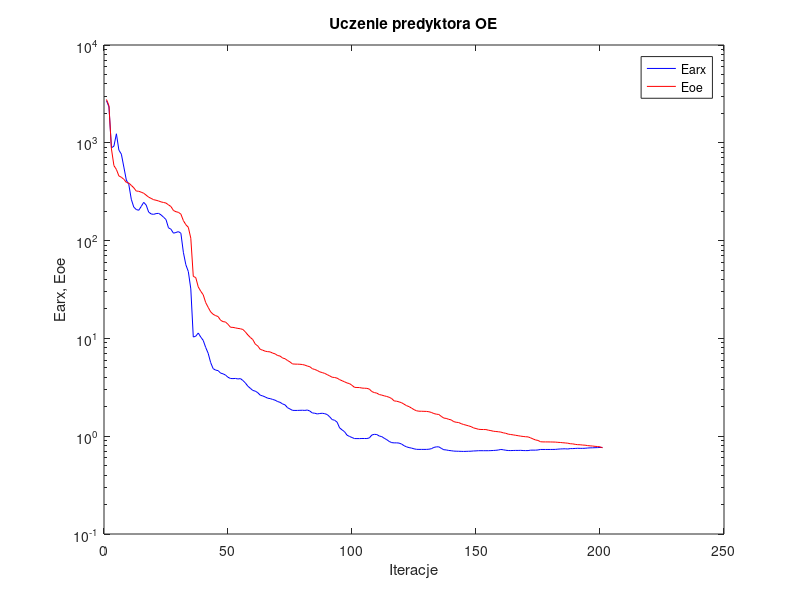
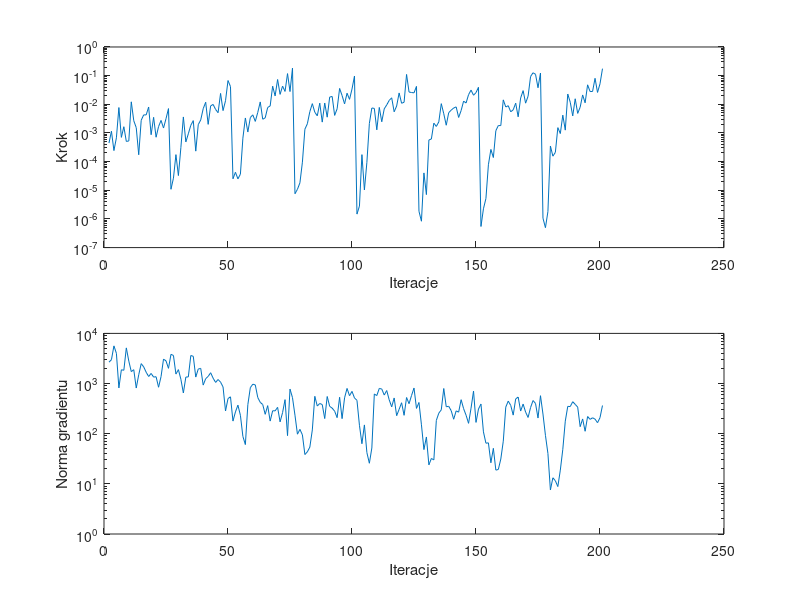

These charts were generated, in order, by the following MATLAB code:
%uczenie predyktora oe
clear all;
n=0; farx(n+1)=2.695773e+003; foe(n+1)=2.773618e+003; wspucz(n+1)=0.000000e+000; ng(n+1)=0.000000e+000;
%odnowa zmiennej metryki
n=1; farx(n+1)=2.332546e+003; foe(n+1)=2.394502e+003; krok(n+1)=4.430569e-004; ng(n+1)=2.665604e+003;
n=2; farx(n+1)=8.880902e+002; foe(n+1)=8.652349e+002; krok(n+1)=1.150834e-003; ng(n+1)=2.987846e+003;
n=3; farx(n+1)=9.249288e+002; foe(n+1)=5.847119e+002; krok(n+1)=2.426039e-004; ng(n+1)=5.639255e+003;
n=4; farx(n+1)=1.236711e+003; foe(n+1)=5.338351e+002; krok(n+1)=6.767654e-004; ng(n+1)=4.003229e+003;
n=5; farx(n+1)=8.419967e+002; foe(n+1)=4.584214e+002; krok(n+1)=7.704335e-003; ng(n+1)=8.177990e+002;
n=6; farx(n+1)=7.654946e+002; foe(n+1)=4.443325e+002; krok(n+1)=7.010405e-004; ng(n+1)=1.881303e+003;
n=7; farx(n+1)=5.651636e+002; foe(n+1)=4.231657e+002; krok(n+1)=1.651654e-003; ng(n+1)=1.839951e+003;
n=8; farx(n+1)=4.160188e+002; foe(n+1)=3.940117e+002; krok(n+1)=5.064437e-004; ng(n+1)=5.139781e+003;
n=9; farx(n+1)=3.747934e+002; foe(n+1)=3.876658e+002; krok(n+1)=5.265079e-004; ng(n+1)=2.806159e+003;
n=10; farx(n+1)=2.649027e+002; foe(n+1)=3.670855e+002; krok(n+1)=1.220118e-002; ng(n+1)=1.729153e+003;
n=11; farx(n+1)=2.202278e+002; foe(n+1)=3.470458e+002; krok(n+1)=2.677949e-003; ng(n+1)=1.889459e+003;
n=12; farx(n+1)=2.079879e+002; foe(n+1)=3.211549e+002; krok(n+1)=1.532816e-003; ng(n+1)=8.137209e+002;
n=13; farx(n+1)=2.041488e+002; foe(n+1)=3.194382e+002; krok(n+1)=1.736749e-004; ng(n+1)=1.495035e+003;
n=14; farx(n+1)=2.232388e+002; foe(n+1)=3.126278e+002; krok(n+1)=2.774090e-003; ng(n+1)=2.496740e+003;
n=15; farx(n+1)=2.461234e+002; foe(n+1)=3.050628e+002; krok(n+1)=4.266621e-003; ng(n+1)=2.152610e+003;
n=16; farx(n+1)=2.310906e+002; foe(n+1)=2.915899e+002; krok(n+1)=4.266621e-003; ng(n+1)=1.680990e+003;
n=17; farx(n+1)=1.958296e+002; foe(n+1)=2.780413e+002; krok(n+1)=8.029022e-003; ng(n+1)=1.381559e+003;
n=18; farx(n+1)=1.873435e+002; foe(n+1)=2.702251e+002; krok(n+1)=8.689037e-004; ng(n+1)=1.590078e+003;
n=19; farx(n+1)=1.855993e+002; foe(n+1)=2.620969e+002; krok(n+1)=3.516052e-003; ng(n+1)=1.344846e+003;
n=20; farx(n+1)=1.888730e+002; foe(n+1)=2.586053e+002; krok(n+1)=7.101242e-004; ng(n+1)=1.368407e+003;
n=21; farx(n+1)=1.899692e+002; foe(n+1)=2.542470e+002; krok(n+1)=1.670300e-003; ng(n+1)=8.440135e+002;
n=22; farx(n+1)=1.831689e+002; foe(n+1)=2.488185e+002; krok(n+1)=2.739044e-003; ng(n+1)=1.375913e+003;
n=23; farx(n+1)=1.736751e+002; foe(n+1)=2.453498e+002; krok(n+1)=1.486486e-003; ng(n+1)=3.072155e+003;
n=24; farx(n+1)=1.640504e+002; foe(n+1)=2.421021e+002; krok(n+1)=3.144401e-003; ng(n+1)=2.832669e+003;
n=25; farx(n+1)=1.351844e+002; foe(n+1)=2.320020e+002; krok(n+1)=7.088910e-003; ng(n+1)=2.010205e+003;
%odnowa zmiennej metryki
n=26; farx(n+1)=1.306738e+002; foe(n+1)=2.229502e+002; krok(n+1)=1.083629e-005; ng(n+1)=3.822576e+003;
n=27; farx(n+1)=1.190997e+002; foe(n+1)=2.032355e+002; krok(n+1)=2.642509e-005; ng(n+1)=3.629752e+003;
n=28; farx(n+1)=1.210822e+002; foe(n+1)=1.974404e+002; krok(n+1)=1.752622e-004; ng(n+1)=1.543752e+003;
n=29; farx(n+1)=1.235490e+002; foe(n+1)=1.946026e+002; krok(n+1)=3.261438e-005; ng(n+1)=1.894780e+003;
n=30; farx(n+1)=1.189337e+002; foe(n+1)=1.864957e+002; krok(n+1)=3.109358e-004; ng(n+1)=1.216486e+003;
n=31; farx(n+1)=7.596264e+001; foe(n+1)=1.602246e+002; krok(n+1)=3.621201e-003; ng(n+1)=6.492611e+002;
n=32; farx(n+1)=5.666429e+001; foe(n+1)=1.453993e+002; krok(n+1)=4.863834e-004; ng(n+1)=1.345873e+003;
n=33; farx(n+1)=4.827368e+001; foe(n+1)=1.368395e+002; krok(n+1)=9.349870e-004; ng(n+1)=1.356816e+003;
n=34; farx(n+1)=3.206789e+001; foe(n+1)=1.057835e+002; krok(n+1)=1.852313e-003; ng(n+1)=3.622117e+003;
n=35; farx(n+1)=1.033093e+001; foe(n+1)=4.307783e+001; krok(n+1)=2.695162e-003; ng(n+1)=3.491550e+003;
n=36; farx(n+1)=1.052533e+001; foe(n+1)=4.186155e+001; krok(n+1)=2.322394e-004; ng(n+1)=1.344952e+003;
n=37; farx(n+1)=1.135859e+001; foe(n+1)=3.365105e+001; krok(n+1)=1.945533e-003; ng(n+1)=1.945696e+003;
n=38; farx(n+1)=1.032723e+001; foe(n+1)=3.037458e+001; krok(n+1)=2.855545e-003; ng(n+1)=2.007020e+003;
n=39; farx(n+1)=9.547946e+000; foe(n+1)=2.795724e+001; krok(n+1)=7.032104e-003; ng(n+1)=9.317050e+002;
n=40; farx(n+1)=8.085540e+000; foe(n+1)=2.324972e+001; krok(n+1)=1.181377e-002; ng(n+1)=1.251357e+003;
n=41; farx(n+1)=7.046913e+000; foe(n+1)=2.078418e+001; krok(n+1)=1.995002e-003; ng(n+1)=1.388600e+003;
n=42; farx(n+1)=5.667764e+000; foe(n+1)=1.868363e+001; krok(n+1)=8.806488e-003; ng(n+1)=1.643353e+003;
n=43; farx(n+1)=4.908093e+000; foe(n+1)=1.764089e+001; krok(n+1)=9.888795e-003; ng(n+1)=1.278849e+003;
n=44; farx(n+1)=4.741552e+000; foe(n+1)=1.710531e+001; krok(n+1)=6.607631e-003; ng(n+1)=1.054067e+003;
n=45; farx(n+1)=4.684706e+000; foe(n+1)=1.672210e+001; krok(n+1)=5.097234e-003; ng(n+1)=1.203760e+003;
n=46; farx(n+1)=4.418411e+000; foe(n+1)=1.533732e+001; krok(n+1)=2.398987e-002; ng(n+1)=1.066254e+003;
n=47; farx(n+1)=4.343458e+000; foe(n+1)=1.484573e+001; krok(n+1)=6.026360e-003; ng(n+1)=8.565541e+002;
n=48; farx(n+1)=4.218120e+000; foe(n+1)=1.471553e+001; krok(n+1)=1.336240e-002; ng(n+1)=2.837250e+002;
n=49; farx(n+1)=4.004400e+000; foe(n+1)=1.393339e+001; krok(n+1)=6.754317e-002; ng(n+1)=5.014324e+002;
n=50; farx(n+1)=3.892389e+000; foe(n+1)=1.300228e+001; krok(n+1)=4.158324e-002; ng(n+1)=5.437066e+002;
%odnowa zmiennej metryki
n=51; farx(n+1)=3.880959e+000; foe(n+1)=1.296050e+001; krok(n+1)=2.519594e-005; ng(n+1)=1.783249e+002;
n=52; farx(n+1)=3.896595e+000; foe(n+1)=1.281029e+001; krok(n+1)=4.254517e-005; ng(n+1)=2.720863e+002;
n=53; farx(n+1)=3.847129e+000; foe(n+1)=1.265348e+001; krok(n+1)=2.503350e-005; ng(n+1)=3.708907e+002;
n=54; farx(n+1)=3.884005e+000; foe(n+1)=1.255019e+001; krok(n+1)=3.646823e-005; ng(n+1)=2.329907e+002;
n=55; farx(n+1)=3.711931e+000; foe(n+1)=1.233729e+001; krok(n+1)=6.586506e-004; ng(n+1)=8.830720e+001;
n=56; farx(n+1)=3.505504e+000; foe(n+1)=1.165472e+001; krok(n+1)=3.334617e-003; ng(n+1)=6.067363e+001;
n=57; farx(n+1)=3.246508e+000; foe(n+1)=1.084969e+001; krok(n+1)=1.078226e-003; ng(n+1)=3.795694e+002;
n=58; farx(n+1)=3.089407e+000; foe(n+1)=1.022624e+001; krok(n+1)=3.442371e-003; ng(n+1)=8.271951e+002;
n=59; farx(n+1)=2.938489e+000; foe(n+1)=9.731418e+000; krok(n+1)=4.290347e-003; ng(n+1)=9.705085e+002;
n=60; farx(n+1)=2.888908e+000; foe(n+1)=8.742570e+000; krok(n+1)=2.531421e-003; ng(n+1)=9.399654e+002;
n=61; farx(n+1)=2.786963e+000; foe(n+1)=8.376047e+000; krok(n+1)=5.207429e-003; ng(n+1)=5.268126e+002;
n=62; farx(n+1)=2.627418e+000; foe(n+1)=7.724367e+000; krok(n+1)=1.210728e-002; ng(n+1)=4.214789e+002;
n=63; farx(n+1)=2.580157e+000; foe(n+1)=7.578092e+000; krok(n+1)=3.017589e-003; ng(n+1)=3.820336e+002;
n=64; farx(n+1)=2.520198e+000; foe(n+1)=7.399050e+000; krok(n+1)=3.373181e-003; ng(n+1)=2.435704e+002;
n=65; farx(n+1)=2.446183e+000; foe(n+1)=7.321083e+000; krok(n+1)=7.763326e-003; ng(n+1)=3.628065e+002;
n=66; farx(n+1)=2.423862e+000; foe(n+1)=7.277787e+000; krok(n+1)=8.751130e-003; ng(n+1)=1.784794e+002;
n=67; farx(n+1)=2.376409e+000; foe(n+1)=7.071339e+000; krok(n+1)=4.284718e-002; ng(n+1)=2.864259e+002;
n=68; farx(n+1)=2.335463e+000; foe(n+1)=6.950758e+000; krok(n+1)=1.958773e-002; ng(n+1)=2.856882e+002;
n=69; farx(n+1)=2.260904e+000; foe(n+1)=6.682279e+000; krok(n+1)=7.338628e-002; ng(n+1)=3.351029e+002;
n=70; farx(n+1)=2.220490e+000; foe(n+1)=6.599887e+000; krok(n+1)=2.223039e-002; ng(n+1)=1.721024e+002;
n=71; farx(n+1)=2.137375e+000; foe(n+1)=6.304552e+000; krok(n+1)=4.308418e-002; ng(n+1)=2.628405e+002;
n=72; farx(n+1)=2.091417e+000; foe(n+1)=6.197732e+000; krok(n+1)=2.812841e-002; ng(n+1)=4.776172e+002;
n=73; farx(n+1)=1.955817e+000; foe(n+1)=5.945346e+000; krok(n+1)=1.178633e-001; ng(n+1)=9.151060e+001;
n=74; farx(n+1)=1.898003e+000; foe(n+1)=5.746691e+000; krok(n+1)=2.782508e-002; ng(n+1)=7.757513e+002;
n=75; farx(n+1)=1.837873e+000; foe(n+1)=5.482030e+000; krok(n+1)=1.827549e-001; ng(n+1)=5.241631e+002;
%odnowa zmiennej metryki
n=76; farx(n+1)=1.834021e+000; foe(n+1)=5.460405e+000; krok(n+1)=7.585237e-006; ng(n+1)=2.341610e+002;
n=77; farx(n+1)=1.835334e+000; foe(n+1)=5.453995e+000; krok(n+1)=1.083629e-005; ng(n+1)=9.781518e+001;
n=78; farx(n+1)=1.839463e+000; foe(n+1)=5.439120e+000; krok(n+1)=1.821997e-005; ng(n+1)=1.220497e+002;
n=79; farx(n+1)=1.842548e+000; foe(n+1)=5.405184e+000; krok(n+1)=9.579321e-005; ng(n+1)=9.482668e+001;
n=80; farx(n+1)=1.835910e+000; foe(n+1)=5.329782e+000; krok(n+1)=1.350179e-003; ng(n+1)=3.841545e+001;
n=81; farx(n+1)=1.852533e+000; foe(n+1)=5.215810e+000; krok(n+1)=2.094724e-003; ng(n+1)=4.354200e+001;
n=82; farx(n+1)=1.807236e+000; foe(n+1)=5.130487e+000; krok(n+1)=5.548179e-003; ng(n+1)=5.406564e+001;
n=83; farx(n+1)=1.729218e+000; foe(n+1)=4.900862e+000; krok(n+1)=1.054546e-002; ng(n+1)=1.188949e+002;
n=84; farx(n+1)=1.717442e+000; foe(n+1)=4.810072e+000; krok(n+1)=5.296999e-003; ng(n+1)=5.564802e+002;
n=85; farx(n+1)=1.688965e+000; foe(n+1)=4.699442e+000; krok(n+1)=3.966104e-003; ng(n+1)=3.561968e+002;
n=86; farx(n+1)=1.706556e+000; foe(n+1)=4.547765e+000; krok(n+1)=1.097075e-002; ng(n+1)=4.006975e+002;
n=87; farx(n+1)=1.716186e+000; foe(n+1)=4.473584e+000; krok(n+1)=2.391558e-003; ng(n+1)=3.808970e+002;
n=88; farx(n+1)=1.699568e+000; foe(n+1)=4.385370e+000; krok(n+1)=1.109636e-002; ng(n+1)=2.004230e+002;
n=89; farx(n+1)=1.665860e+000; foe(n+1)=4.262244e+000; krok(n+1)=3.552551e-003; ng(n+1)=5.517220e+002;
n=90; farx(n+1)=1.578267e+000; foe(n+1)=4.138993e+000; krok(n+1)=1.789637e-002; ng(n+1)=3.507716e+002;
n=91; farx(n+1)=1.479530e+000; foe(n+1)=4.008495e+000; krok(n+1)=1.875706e-002; ng(n+1)=3.235300e+002;
n=92; farx(n+1)=1.455636e+000; foe(n+1)=3.981701e+000; krok(n+1)=4.101231e-003; ng(n+1)=2.809753e+002;
n=93; farx(n+1)=1.391730e+000; foe(n+1)=3.924062e+000; krok(n+1)=6.970444e-003; ng(n+1)=2.089690e+002;
n=94; farx(n+1)=1.216349e+000; foe(n+1)=3.787993e+000; krok(n+1)=3.579274e-002; ng(n+1)=5.334102e+002;
n=95; farx(n+1)=1.160635e+000; foe(n+1)=3.691070e+000; krok(n+1)=2.024365e-002; ng(n+1)=1.996850e+002;
n=96; farx(n+1)=1.110965e+000; foe(n+1)=3.597993e+000; krok(n+1)=1.033570e-002; ng(n+1)=5.188027e+002;
n=97; farx(n+1)=1.024082e+000; foe(n+1)=3.502479e+000; krok(n+1)=2.439969e-002; ng(n+1)=7.991406e+002;
n=98; farx(n+1)=9.940970e-001; foe(n+1)=3.450626e+000; krok(n+1)=1.488820e-002; ng(n+1)=5.716528e+002;
n=99; farx(n+1)=9.694318e-001; foe(n+1)=3.311441e+000; krok(n+1)=3.408723e-002; ng(n+1)=6.976251e+002;
n=100; farx(n+1)=9.460276e-001; foe(n+1)=3.159745e+000; krok(n+1)=9.716385e-002; ng(n+1)=5.159371e+002;
%odnowa zmiennej metryki
n=101; farx(n+1)=9.453311e-001; foe(n+1)=3.146968e+000; krok(n+1)=1.474552e-006; ng(n+1)=4.634659e+002;
n=102; farx(n+1)=9.450669e-001; foe(n+1)=3.143980e+000; krok(n+1)=2.803760e-006; ng(n+1)=1.472000e+002;
n=103; farx(n+1)=9.476912e-001; foe(n+1)=3.106264e+000; krok(n+1)=1.752622e-004; ng(n+1)=6.308508e+001;
n=104; farx(n+1)=9.472964e-001; foe(n+1)=3.094286e+000; krok(n+1)=1.023989e-005; ng(n+1)=1.496297e+002;
n=105; farx(n+1)=9.466713e-001; foe(n+1)=3.085885e+000; krok(n+1)=9.441524e-005; ng(n+1)=4.204055e+001;
n=106; farx(n+1)=9.607667e-001; foe(n+1)=3.030907e+000; krok(n+1)=2.156451e-003; ng(n+1)=2.574597e+001;
n=107; farx(n+1)=1.028617e+000; foe(n+1)=2.860733e+000; krok(n+1)=7.431661e-003; ng(n+1)=5.193128e+001;
n=108; farx(n+1)=1.045108e+000; foe(n+1)=2.792596e+000; krok(n+1)=7.191611e-003; ng(n+1)=6.201828e+002;
n=109; farx(n+1)=1.039725e+000; foe(n+1)=2.757164e+000; krok(n+1)=1.284763e-003; ng(n+1)=5.754287e+002;
n=110; farx(n+1)=1.004446e+000; foe(n+1)=2.666725e+000; krok(n+1)=7.777754e-003; ng(n+1)=7.994401e+002;
n=111; farx(n+1)=9.903846e-001; foe(n+1)=2.630799e+000; krok(n+1)=2.458210e-003; ng(n+1)=7.780134e+002;
n=112; farx(n+1)=9.527496e-001; foe(n+1)=2.586498e+000; krok(n+1)=6.950337e-003; ng(n+1)=5.897374e+002;
n=113; farx(n+1)=9.218920e-001; foe(n+1)=2.549070e+000; krok(n+1)=9.524551e-003; ng(n+1)=7.257006e+002;
n=114; farx(n+1)=8.841443e-001; foe(n+1)=2.499198e+000; krok(n+1)=1.367655e-002; ng(n+1)=4.739372e+002;
n=115; farx(n+1)=8.601261e-001; foe(n+1)=2.425987e+000; krok(n+1)=1.684825e-002; ng(n+1)=3.426162e+002;
n=116; farx(n+1)=8.545639e-001; foe(n+1)=2.294964e+000; krok(n+1)=5.478088e-003; ng(n+1)=5.161928e+002;
n=117; farx(n+1)=8.551496e-001; foe(n+1)=2.279243e+000; krok(n+1)=8.705227e-003; ng(n+1)=2.286183e+002;
n=118; farx(n+1)=8.501941e-001; foe(n+1)=2.242958e+000; krok(n+1)=2.490870e-002; ng(n+1)=3.064389e+002;
n=119; farx(n+1)=8.310284e-001; foe(n+1)=2.199034e+000; krok(n+1)=1.086709e-002; ng(n+1)=4.142967e+002;
n=120; farx(n+1)=7.998149e-001; foe(n+1)=2.124471e+000; krok(n+1)=1.181377e-002; ng(n+1)=2.325614e+002;
n=121; farx(n+1)=7.782943e-001; foe(n+1)=2.052671e+000; krok(n+1)=1.101559e-001; ng(n+1)=5.265261e+002;
n=122; farx(n+1)=7.647816e-001; foe(n+1)=2.006148e+000; krok(n+1)=2.680031e-002; ng(n+1)=3.963960e+002;
n=123; farx(n+1)=7.558134e-001; foe(n+1)=1.939055e+000; krok(n+1)=2.578794e-002; ng(n+1)=5.766361e+002;
n=124; farx(n+1)=7.429074e-001; foe(n+1)=1.869612e+000; krok(n+1)=2.512560e-002; ng(n+1)=8.141567e+002;
n=125; farx(n+1)=7.342067e-001; foe(n+1)=1.819958e+000; krok(n+1)=4.215364e-002; ng(n+1)=3.194375e+002;
%odnowa zmiennej metryki
n=126; farx(n+1)=7.331088e-001; foe(n+1)=1.801033e+000; krok(n+1)=1.856354e-006; ng(n+1)=4.193871e+002;
n=127; farx(n+1)=7.331186e-001; foe(n+1)=1.799949e+000; krok(n+1)=8.320989e-007; ng(n+1)=1.504419e+002;
n=128; farx(n+1)=7.328533e-001; foe(n+1)=1.795810e+000; krok(n+1)=4.037383e-005; ng(n+1)=4.818528e+001;
n=129; farx(n+1)=7.330214e-001; foe(n+1)=1.793156e+000; krok(n+1)=7.066537e-006; ng(n+1)=8.608973e+001;
n=130; farx(n+1)=7.361402e-001; foe(n+1)=1.778590e+000; krok(n+1)=5.688063e-004; ng(n+1)=2.388521e+001;
n=131; farx(n+1)=7.450898e-001; foe(n+1)=1.750207e+000; krok(n+1)=6.145526e-004; ng(n+1)=3.206701e+001;
n=132; farx(n+1)=7.678757e-001; foe(n+1)=1.704420e+000; krok(n+1)=2.199930e-003; ng(n+1)=3.003473e+001;
n=133; farx(n+1)=7.781360e-001; foe(n+1)=1.680584e+000; krok(n+1)=1.688016e-003; ng(n+1)=1.840014e+002;
n=134; farx(n+1)=7.789057e-001; foe(n+1)=1.667867e+000; krok(n+1)=2.437188e-003; ng(n+1)=2.565710e+002;
n=135; farx(n+1)=7.513513e-001; foe(n+1)=1.594735e+000; krok(n+1)=1.053841e-002; ng(n+1)=2.993689e+002;
n=136; farx(n+1)=7.274816e-001; foe(n+1)=1.533003e+000; krok(n+1)=4.683883e-003; ng(n+1)=7.965753e+002;
n=137; farx(n+1)=7.237375e-001; foe(n+1)=1.520226e+000; krok(n+1)=1.861026e-003; ng(n+1)=3.445181e+002;
n=138; farx(n+1)=7.148827e-001; foe(n+1)=1.487777e+000; krok(n+1)=5.123414e-003; ng(n+1)=3.516326e+002;
n=139; farx(n+1)=7.107808e-001; foe(n+1)=1.468273e+000; krok(n+1)=6.256921e-003; ng(n+1)=2.878612e+002;
n=140; farx(n+1)=7.044892e-001; foe(n+1)=1.409681e+000; krok(n+1)=7.418259e-003; ng(n+1)=1.942082e+002;
n=141; farx(n+1)=7.025236e-001; foe(n+1)=1.388742e+000; krok(n+1)=8.130648e-003; ng(n+1)=2.853682e+002;
n=142; farx(n+1)=7.014041e-001; foe(n+1)=1.379393e+000; krok(n+1)=3.475615e-003; ng(n+1)=2.687368e+002;
n=143; farx(n+1)=7.000297e-001; foe(n+1)=1.344039e+000; krok(n+1)=6.042575e-003; ng(n+1)=4.764912e+002;
n=144; farx(n+1)=6.988405e-001; foe(n+1)=1.316973e+000; krok(n+1)=1.290032e-002; ng(n+1)=3.157875e+002;
n=145; farx(n+1)=7.000703e-001; foe(n+1)=1.297178e+000; krok(n+1)=1.111520e-002; ng(n+1)=2.332820e+002;
n=146; farx(n+1)=7.014040e-001; foe(n+1)=1.275760e+000; krok(n+1)=2.173419e-002; ng(n+1)=1.609428e+002;
n=147; farx(n+1)=7.026757e-001; foe(n+1)=1.252860e+000; krok(n+1)=3.126305e-002; ng(n+1)=3.231202e+002;
n=148; farx(n+1)=7.064862e-001; foe(n+1)=1.216069e+000; krok(n+1)=2.069473e-002; ng(n+1)=7.070522e+002;
n=149; farx(n+1)=7.077208e-001; foe(n+1)=1.197937e+000; krok(n+1)=2.556212e-002; ng(n+1)=1.680085e+002;
n=150; farx(n+1)=7.109320e-001; foe(n+1)=1.177270e+000; krok(n+1)=3.920662e-002; ng(n+1)=3.105190e+002;
%odnowa zmiennej metryki
n=151; farx(n+1)=7.109129e-001; foe(n+1)=1.171501e+000; krok(n+1)=5.450006e-007; ng(n+1)=3.906702e+002;
n=152; farx(n+1)=7.108657e-001; foe(n+1)=1.170149e+000; krok(n+1)=2.265901e-006; ng(n+1)=1.087395e+002;
n=153; farx(n+1)=7.107272e-001; foe(n+1)=1.169205e+000; krok(n+1)=5.163299e-006; ng(n+1)=6.464456e+001;
n=154; farx(n+1)=7.108619e-001; foe(n+1)=1.152365e+000; krok(n+1)=7.773395e-005; ng(n+1)=6.571199e+001;
n=155; farx(n+1)=7.123871e-001; foe(n+1)=1.140472e+000; krok(n+1)=2.666638e-004; ng(n+1)=2.631488e+001;
n=156; farx(n+1)=7.146468e-001; foe(n+1)=1.124409e+000; krok(n+1)=1.389271e-004; ng(n+1)=5.108738e+001;
n=157; farx(n+1)=7.175262e-001; foe(n+1)=1.117227e+000; krok(n+1)=1.201509e-003; ng(n+1)=1.878611e+001;
n=158; farx(n+1)=7.224355e-001; foe(n+1)=1.110553e+000; krok(n+1)=1.812955e-003; ng(n+1)=1.936617e+001;
n=159; farx(n+1)=7.317866e-001; foe(n+1)=1.101718e+000; krok(n+1)=1.810600e-003; ng(n+1)=3.125316e+001;
n=160; farx(n+1)=7.266046e-001; foe(n+1)=1.082815e+000; krok(n+1)=1.427439e-002; ng(n+1)=7.098505e+001;
n=161; farx(n+1)=7.183877e-001; foe(n+1)=1.071284e+000; krok(n+1)=8.055458e-003; ng(n+1)=3.388577e+002;
n=162; farx(n+1)=7.139277e-001; foe(n+1)=1.049787e+000; krok(n+1)=8.929289e-003; ng(n+1)=4.463534e+002;
n=163; farx(n+1)=7.128855e-001; foe(n+1)=1.040758e+000; krok(n+1)=5.478088e-003; ng(n+1)=3.673773e+002;
n=164; farx(n+1)=7.144282e-001; foe(n+1)=1.031961e+000; krok(n+1)=6.419868e-003; ng(n+1)=2.347221e+002;
n=165; farx(n+1)=7.156644e-001; foe(n+1)=1.021366e+000; krok(n+1)=1.095618e-002; ng(n+1)=4.937280e+002;
n=166; farx(n+1)=7.156081e-001; foe(n+1)=1.011866e+000; krok(n+1)=3.660956e-003; ng(n+1)=5.382634e+002;
n=167; farx(n+1)=7.170352e-001; foe(n+1)=1.001539e+000; krok(n+1)=1.660195e-002; ng(n+1)=2.827803e+002;
n=168; farx(n+1)=7.135382e-001; foe(n+1)=9.940465e-001; krok(n+1)=3.002384e-002; ng(n+1)=3.898472e+002;
n=169; farx(n+1)=7.125956e-001; foe(n+1)=9.873243e-001; krok(n+1)=1.095618e-002; ng(n+1)=2.696485e+002;
n=170; farx(n+1)=7.130622e-001; foe(n+1)=9.839012e-001; krok(n+1)=1.915230e-002; ng(n+1)=2.108436e+002;
n=171; farx(n+1)=7.198383e-001; foe(n+1)=9.619794e-001; krok(n+1)=9.327289e-002; ng(n+1)=3.324421e+002;
n=172; farx(n+1)=7.203236e-001; foe(n+1)=9.378852e-001; krok(n+1)=1.261335e-001; ng(n+1)=4.584713e+002;
n=173; farx(n+1)=7.200764e-001; foe(n+1)=9.155127e-001; krok(n+1)=1.115271e-001; ng(n+1)=4.006473e+002;
n=174; farx(n+1)=7.236515e-001; foe(n+1)=9.052602e-001; krok(n+1)=3.778964e-002; ng(n+1)=2.053707e+002;
n=175; farx(n+1)=7.319917e-001; foe(n+1)=8.775818e-001; krok(n+1)=1.234039e-001; ng(n+1)=5.724396e+002;
%odnowa zmiennej metryki
n=176; farx(n+1)=7.317798e-001; foe(n+1)=8.745077e-001; krok(n+1)=1.062537e-006; ng(n+1)=2.466361e+002;
n=177; farx(n+1)=7.317439e-001; foe(n+1)=8.741822e-001; krok(n+1)=4.961464e-007; ng(n+1)=9.257246e+001;
n=178; farx(n+1)=7.317578e-001; foe(n+1)=8.740288e-001; krok(n+1)=1.816358e-006; ng(n+1)=4.028762e+001;
n=179; farx(n+1)=7.319627e-001; foe(n+1)=8.731564e-001; krok(n+1)=3.505202e-004; ng(n+1)=7.543030e+000;
n=180; farx(n+1)=7.323560e-001; foe(n+1)=8.719761e-001; krok(n+1)=1.547514e-004; ng(n+1)=1.321889e+001;
n=181; farx(n+1)=7.331008e-001; foe(n+1)=8.705912e-001; krok(n+1)=2.104603e-004; ng(n+1)=1.150625e+001;
n=182; farx(n+1)=7.374532e-001; foe(n+1)=8.656537e-001; krok(n+1)=1.532691e-003; ng(n+1)=8.826934e+000;
n=183; farx(n+1)=7.405364e-001; foe(n+1)=8.625996e-001; krok(n+1)=9.534365e-004; ng(n+1)=1.881905e+001;
n=184; farx(n+1)=7.424128e-001; foe(n+1)=8.574465e-001; krok(n+1)=4.182551e-003; ng(n+1)=4.882368e+001;
n=185; farx(n+1)=7.437125e-001; foe(n+1)=8.534392e-001; krok(n+1)=1.255562e-003; ng(n+1)=1.779759e+002;
n=186; farx(n+1)=7.398743e-001; foe(n+1)=8.482554e-001; krok(n+1)=2.284436e-002; ng(n+1)=3.508218e+002;
n=187; farx(n+1)=7.470869e-001; foe(n+1)=8.375910e-001; krok(n+1)=1.178924e-002; ng(n+1)=3.479292e+002;
n=188; farx(n+1)=7.468770e-001; foe(n+1)=8.348571e-001; krok(n+1)=3.942116e-003; ng(n+1)=4.344306e+002;
n=189; farx(n+1)=7.497269e-001; foe(n+1)=8.254453e-001; krok(n+1)=1.559909e-002; ng(n+1)=3.847274e+002;
n=190; farx(n+1)=7.526377e-001; foe(n+1)=8.192083e-001; krok(n+1)=4.818429e-003; ng(n+1)=3.391544e+002;
n=191; farx(n+1)=7.512260e-001; foe(n+1)=8.179304e-001; krok(n+1)=7.932207e-003; ng(n+1)=1.380341e+002;
n=192; farx(n+1)=7.511092e-001; foe(n+1)=8.119296e-001; krok(n+1)=2.121282e-002; ng(n+1)=1.968600e+002;
n=193; farx(n+1)=7.528671e-001; foe(n+1)=8.094003e-001; krok(n+1)=1.127471e-002; ng(n+1)=1.118604e+002;
n=194; farx(n+1)=7.573041e-001; foe(n+1)=8.015405e-001; krok(n+1)=4.784719e-002; ng(n+1)=2.200143e+002;
n=195; farx(n+1)=7.600883e-001; foe(n+1)=7.969365e-001; krok(n+1)=2.788178e-002; ng(n+1)=1.929321e+002;
n=196; farx(n+1)=7.610158e-001; foe(n+1)=7.933361e-001; krok(n+1)=2.799347e-002; ng(n+1)=2.077144e+002;
n=197; farx(n+1)=7.633729e-001; foe(n+1)=7.874751e-001; krok(n+1)=8.068776e-002; ng(n+1)=1.951790e+002;
n=198; farx(n+1)=7.644638e-001; foe(n+1)=7.846143e-001; krok(n+1)=2.598758e-002; ng(n+1)=1.657167e+002;
n=199; farx(n+1)=7.674711e-001; foe(n+1)=7.782262e-001; krok(n+1)=5.197516e-002; ng(n+1)=2.089229e+002;
n=200; farx(n+1)=7.679137e-001; foe(n+1)=7.604146e-001; krok(n+1)=1.752988e-001; ng(n+1)=3.647969e+002;

figure; semilogy(farx,'b'); hold on; semilogy(foe,'r'); xlabel('Iteracje'); ylabel('Earx, Eoe'); legend('Earx','Eoe'); title('Uczenie predyktora OE');
figure; subplot(2,1,1); semilogy(krok); xlabel('Iteracje'); ylabel('Krok');
subplot(2,1,2); semilogy(ng); xlabel('Iteracje'); ylabel('Norma gradientu');
Earx=farx(n+1)
Eoe=foe(n+1)
